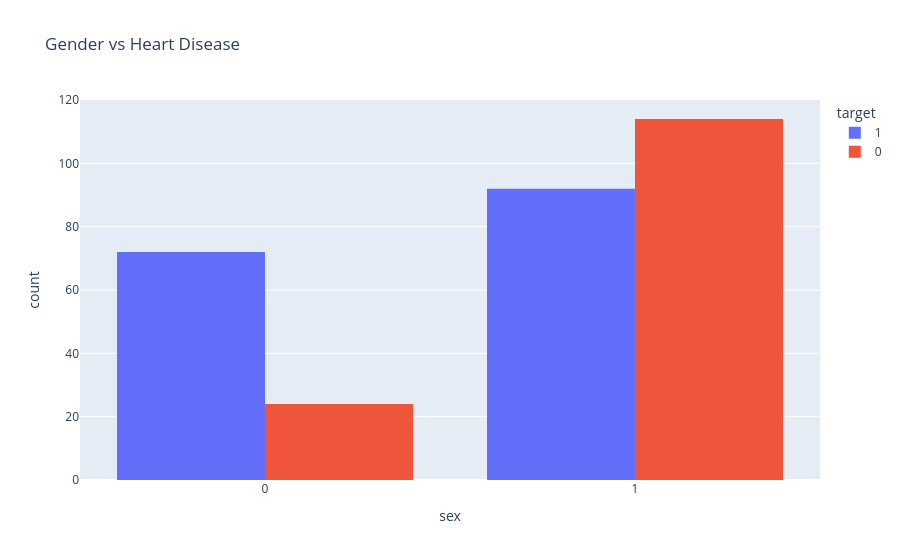

The code cell stored with this chart in its notebook:
### Code cell
fig = px.histogram(data, x='sex', color='target',
                   title='Gender vs Heart Disease',
                   barmode='group')
fig.show()

### Figure 1 — Plotly figure (JSON) as saved in the notebook; plotly's stock layout.template omitted (floating-point values rounded to 4 significant figures; data arrays with more than 128 entries replaced by an {"elided": "..."} marker saying what was removed)
{"data": [{"alignmentgroup": "True", "bingroup": "x", "hovertemplate": "target=1<br>sex=%{x}<br>count=%{y}<extra></extra>", "legendgroup": "1", "marker": {"color": "#636efa", "pattern": {"shape": ""}}, "name": "1", "offsetgroup": "1", "orientation": "v", "showlegend": true, "type": "histogram", "x": {"elided": "164 int values"}, "xaxis": "x", "yaxis": "y"}, {"alignmentgroup": "True", "bingroup": "x", "hovertemplate": "target=0<br>sex=%{x}<br>count=%{y}<extra></extra>", "legendgroup": "0", "marker": {"color": "#EF553B", "pattern": {"shape": ""}}, "name": "0", "offsetgroup": "0", "orientation": "v", "showlegend": true, "type": "histogram", "x": {"elided": "138 int values"}, "xaxis": "x", "yaxis": "y"}], "layout": {"barmode": "group", "legend": {"title": {"text": "target"}, "tracegroupgap": 0}, "title": {"text": "Gender vs Heart Disease"}, "xaxis": {"anchor": "y", "domain": [0, 1], "title": {"text": "sex"}}, "yaxis": {"anchor": "x", "domain": [0, 1], "title": {"text": "count"}}}}
